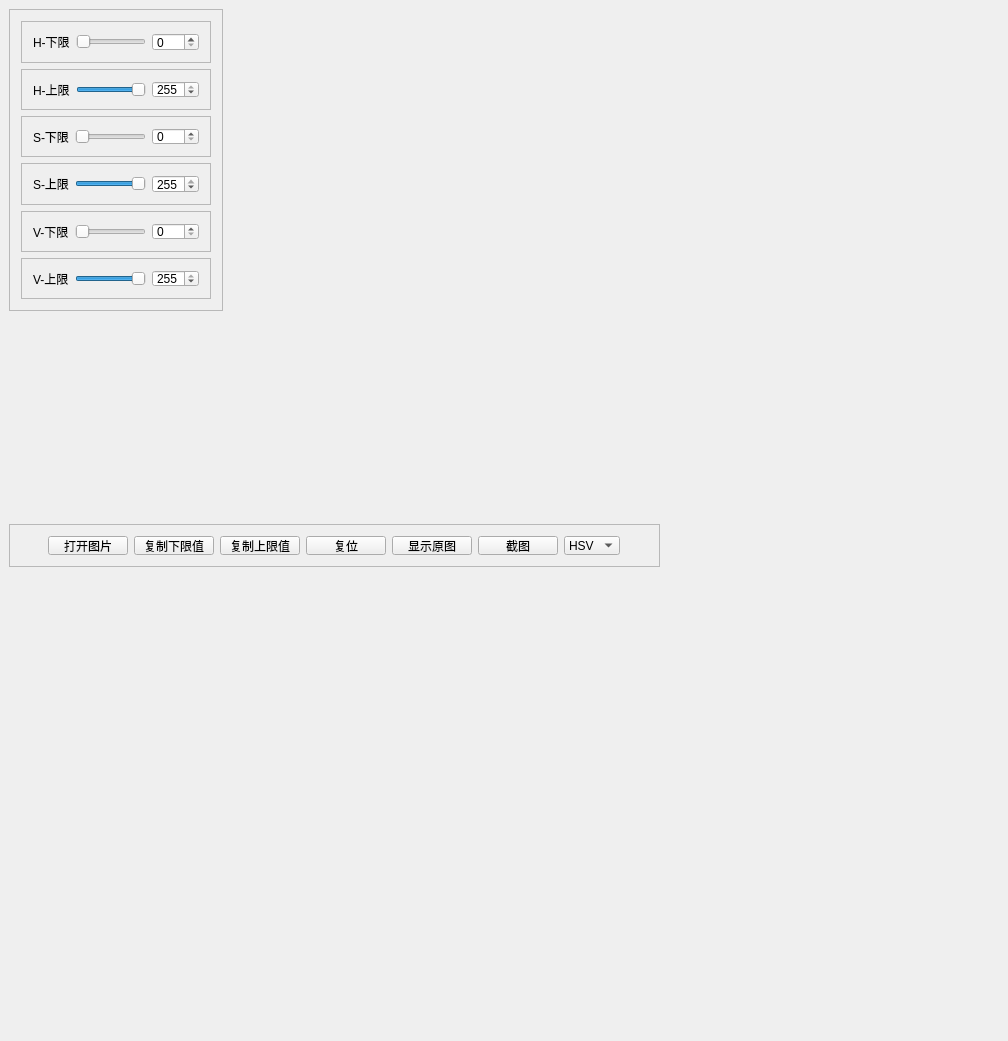
<?xml version="1.0" encoding="UTF-8"?>
<ui version="4.0">
 <class>HSVSelectClass</class>
 <widget class="QWidget" name="HSVSelectClass">
  <property name="geometry">
   <rect>
    <x>0</x>
    <y>0</y>
    <width>1008</width>
    <height>1041</height>
   </rect>
  </property>
  <property name="windowTitle">
   <string>HSVSelect</string>
  </property>
  <widget class="QFrame" name="frame">
   <property name="geometry">
    <rect>
     <x>9</x>
     <y>9</y>
     <width>214</width>
     <height>302</height>
    </rect>
   </property>
   <property name="frameShape">
    <enum>QFrame::StyledPanel</enum>
   </property>
   <property name="frameShadow">
    <enum>QFrame::Raised</enum>
   </property>
   <layout class="QVBoxLayout" name="verticalLayout">
    <item>
     <widget class="QFrame" name="frame_2">
      <property name="frameShape">
       <enum>QFrame::StyledPanel</enum>
      </property>
      <property name="frameShadow">
       <enum>QFrame::Raised</enum>
      </property>
      <layout class="QHBoxLayout" name="horizontalLayout">
       <item>
        <widget class="QLabel" name="label">
         <property name="text">
          <string>H-下限</string>
         </property>
        </widget>
       </item>
       <item>
        <widget class="QSlider" name="horizontalSlider">
         <property name="maximum">
          <number>255</number>
         </property>
         <property name="orientation">
          <enum>Qt::Horizontal</enum>
         </property>
        </widget>
       </item>
       <item>
        <widget class="QSpinBox" name="spinBox">
         <property name="maximum">
          <number>255</number>
         </property>
        </widget>
       </item>
      </layout>
     </widget>
    </item>
    <item>
     <widget class="QFrame" name="frame_3">
      <property name="frameShape">
       <enum>QFrame::StyledPanel</enum>
      </property>
      <property name="frameShadow">
       <enum>QFrame::Raised</enum>
      </property>
      <layout class="QHBoxLayout" name="horizontalLayout_2">
       <item>
        <widget class="QLabel" name="label_2">
         <property name="text">
          <string>H-上限</string>
         </property>
        </widget>
       </item>
       <item>
        <widget class="QSlider" name="horizontalSlider_2">
         <property name="maximum">
          <number>255</number>
         </property>
         <property name="value">
          <number>255</number>
         </property>
         <property name="orientation">
          <enum>Qt::Horizontal</enum>
         </property>
        </widget>
       </item>
       <item>
        <widget class="QSpinBox" name="spinBox_2">
         <property name="maximum">
          <number>255</number>
         </property>
         <property name="value">
          <number>255</number>
         </property>
        </widget>
       </item>
      </layout>
     </widget>
    </item>
    <item>
     <widget class="QFrame" name="frame_4">
      <property name="enabled">
       <bool>true</bool>
      </property>
      <property name="frameShape">
       <enum>QFrame::StyledPanel</enum>
      </property>
      <property name="frameShadow">
       <enum>QFrame::Raised</enum>
      </property>
      <layout class="QHBoxLayout" name="horizontalLayout_3">
       <item>
        <widget class="QLabel" name="label_3">
         <property name="text">
          <string>S-下限</string>
         </property>
        </widget>
       </item>
       <item>
        <widget class="QSlider" name="horizontalSlider_3">
         <property name="maximum">
          <number>255</number>
         </property>
         <property name="orientation">
          <enum>Qt::Horizontal</enum>
         </property>
        </widget>
       </item>
       <item>
        <widget class="QSpinBox" name="spinBox_3">
         <property name="maximum">
          <number>255</number>
         </property>
        </widget>
       </item>
      </layout>
     </widget>
    </item>
    <item>
     <widget class="QFrame" name="frame_5">
      <property name="sizePolicy">
       <sizepolicy hsizetype="Preferred" vsizetype="Preferred">
        <horstretch>0</horstretch>
        <verstretch>0</verstretch>
       </sizepolicy>
      </property>
      <property name="frameShape">
       <enum>QFrame::StyledPanel</enum>
      </property>
      <property name="frameShadow">
       <enum>QFrame::Raised</enum>
      </property>
      <layout class="QHBoxLayout" name="horizontalLayout_4">
       <item>
        <widget class="QLabel" name="label_4">
         <property name="text">
          <string>S-上限</string>
         </property>
        </widget>
       </item>
       <item>
        <widget class="QSlider" name="horizontalSlider_4">
         <property name="maximum">
          <number>255</number>
         </property>
         <property name="value">
          <number>255</number>
         </property>
         <property name="orientation">
          <enum>Qt::Horizontal</enum>
         </property>
        </widget>
       </item>
       <item>
        <widget class="QSpinBox" name="spinBox_4">
         <property name="maximum">
          <number>255</number>
         </property>
         <property name="value">
          <number>255</number>
         </property>
        </widget>
       </item>
      </layout>
     </widget>
    </item>
    <item>
     <widget class="QFrame" name="frame_6">
      <property name="frameShape">
       <enum>QFrame::StyledPanel</enum>
      </property>
      <property name="frameShadow">
       <enum>QFrame::Raised</enum>
      </property>
      <layout class="QHBoxLayout" name="horizontalLayout_5">
       <item>
        <widget class="QLabel" name="label_5">
         <property name="text">
          <string>V-下限</string>
         </property>
        </widget>
       </item>
       <item>
        <widget class="QSlider" name="horizontalSlider_5">
         <property name="maximum">
          <number>255</number>
         </property>
         <property name="orientation">
          <enum>Qt::Horizontal</enum>
         </property>
        </widget>
       </item>
       <item>
        <widget class="QSpinBox" name="spinBox_5">
         <property name="maximum">
          <number>255</number>
         </property>
        </widget>
       </item>
      </layout>
     </widget>
    </item>
    <item>
     <widget class="QFrame" name="frame_7">
      <property name="frameShape">
       <enum>QFrame::StyledPanel</enum>
      </property>
      <property name="frameShadow">
       <enum>QFrame::Raised</enum>
      </property>
      <layout class="QHBoxLayout" name="horizontalLayout_6">
       <item>
        <widget class="QLabel" name="label_6">
         <property name="text">
          <string>V-上限</string>
         </property>
        </widget>
       </item>
       <item>
        <widget class="QSlider" name="horizontalSlider_6">
         <property name="maximum">
          <number>255</number>
         </property>
         <property name="value">
          <number>255</number>
         </property>
         <property name="orientation">
          <enum>Qt::Horizontal</enum>
         </property>
        </widget>
       </item>
       <item>
        <widget class="QSpinBox" name="spinBox_6">
         <property name="maximum">
          <number>255</number>
         </property>
         <property name="value">
          <number>255</number>
         </property>
        </widget>
       </item>
      </layout>
     </widget>
    </item>
   </layout>
  </widget>
  <widget class="QFrame" name="frame_8">
   <property name="geometry">
    <rect>
     <x>9</x>
     <y>524</y>
     <width>651</width>
     <height>43</height>
    </rect>
   </property>
   <property name="frameShape">
    <enum>QFrame::StyledPanel</enum>
   </property>
   <property name="frameShadow">
    <enum>QFrame::Raised</enum>
   </property>
   <layout class="QHBoxLayout" name="horizontalLayout_7">
    <item>
     <spacer name="horizontalSpacer_2">
      <property name="orientation">
       <enum>Qt::Horizontal</enum>
      </property>
      <property name="sizeHint" stdset="0">
       <size>
        <width>40</width>
        <height>20</height>
       </size>
      </property>
     </spacer>
    </item>
    <item>
     <widget class="QPushButton" name="pushButton">
      <property name="text">
       <string>打开图片</string>
      </property>
      <property name="shortcut">
       <string>F1</string>
      </property>
     </widget>
    </item>
    <item>
     <widget class="QPushButton" name="pb_lower">
      <property name="text">
       <string>复制下限值</string>
      </property>
      <property name="shortcut">
       <string>F2</string>
      </property>
     </widget>
    </item>
    <item>
     <widget class="QPushButton" name="pb_upper">
      <property name="text">
       <string>复制上限值</string>
      </property>
      <property name="shortcut">
       <string>F3</string>
      </property>
     </widget>
    </item>
    <item>
     <widget class="QPushButton" name="pb_reset">
      <property name="text">
       <string>复位</string>
      </property>
      <property name="shortcut">
       <string>F4</string>
      </property>
     </widget>
    </item>
    <item>
     <widget class="QPushButton" name="pb_yuan">
      <property name="text">
       <string>显示原图</string>
      </property>
      <property name="shortcut">
       <string>F5</string>
      </property>
     </widget>
    </item>
    <item>
     <widget class="QPushButton" name="pb_jietu">
      <property name="text">
       <string>截图</string>
      </property>
     </widget>
    </item>
    <item>
     <widget class="QComboBox" name="comboBox">
      <item>
       <property name="text">
        <string>HSV</string>
       </property>
      </item>
      <item>
       <property name="text">
        <string>RGB</string>
       </property>
      </item>
     </widget>
    </item>
    <item>
     <spacer name="horizontalSpacer">
      <property name="orientation">
       <enum>Qt::Horizontal</enum>
      </property>
      <property name="sizeHint" stdset="0">
       <size>
        <width>40</width>
        <height>20</height>
       </size>
      </property>
     </spacer>
    </item>
   </layout>
  </widget>
 </widget>
 <layoutdefault spacing="6" margin="11"/>
 <resources/>
 <connections/>
</ui>
